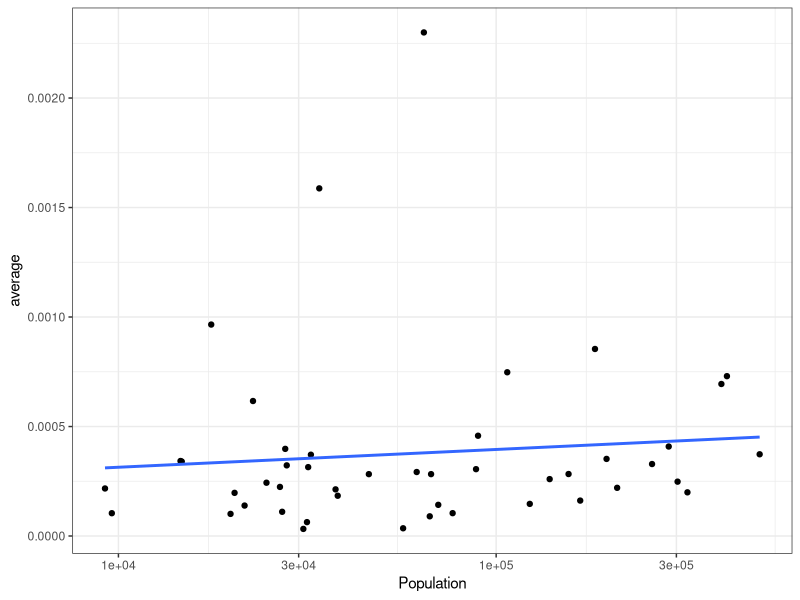

This chart was generated by the following R code: (Note: this script raises an error after producing the figure.)
## ---- chunk 1
library(knitr)
opts_chunk$set(cache = TRUE, warning = FALSE, message = FALSE)
options(digits = 3)
## ---- chunk 2
library(ggplot2)
theme_set(theme_bw())
## ---- chunk 3
library(dplyr)
library(ggplot2)
library(ggrepel)
theme_set(theme_bw())

SC_counties <- read.csv(file ="SC_counties.csv")
m <- MASS::fitdistr(SC_counties$average, dbeta,
                    start = list(shape1 = .001, shape2 = 100),lower=0.0001)

alpha0 <- m$estimate[1]
beta0 <- m$estimate[2]
prior_mu <- alpha0 / (alpha0 + beta0)

# For each county, update the beta prior based on the evidence
# to get posterior parameters alpha1 and beta1
SC_counties_eb <- SC_counties %>%
  mutate(eb_estimate = (Cases + alpha0) / (Population + alpha0 + beta0)) %>%
  mutate(alpha1 = Cases + alpha0,
         beta1 = Population - Cases + beta0) %>%
  arrange(desc(eb_estimate))
## ---- chunk 4
SC_counties_eb %>%
  ggplot(aes(Population, average)) +
  geom_point() +
  geom_smooth(method = "lm", se = FALSE) +
  scale_x_log10()
## ---- chunk 5
SC_counties_eb %>%
  gather(type, value, average, eb_estimate) %>%
  mutate(type = plyr::revalue(type, c(average = "Raw",
                                      eb_estimate = "With EB Shrinkage"))) %>%
  ggplot(aes(Population, value)) +
  geom_point() +
  scale_x_log10() +
  geom_hline(color = "red", lty = 2, size = 1.5, yintercept = prior_mu) +
  facet_wrap(~type) +
  ylab("average") +
    geom_smooth(method = "lm")+geom_label_repel(aes(label= ifelse(value>0.0005, as.character(County),"" )), box.padding   = 0.15, 
                  point.padding = 0.5,
                  segment.color = 'grey50')
